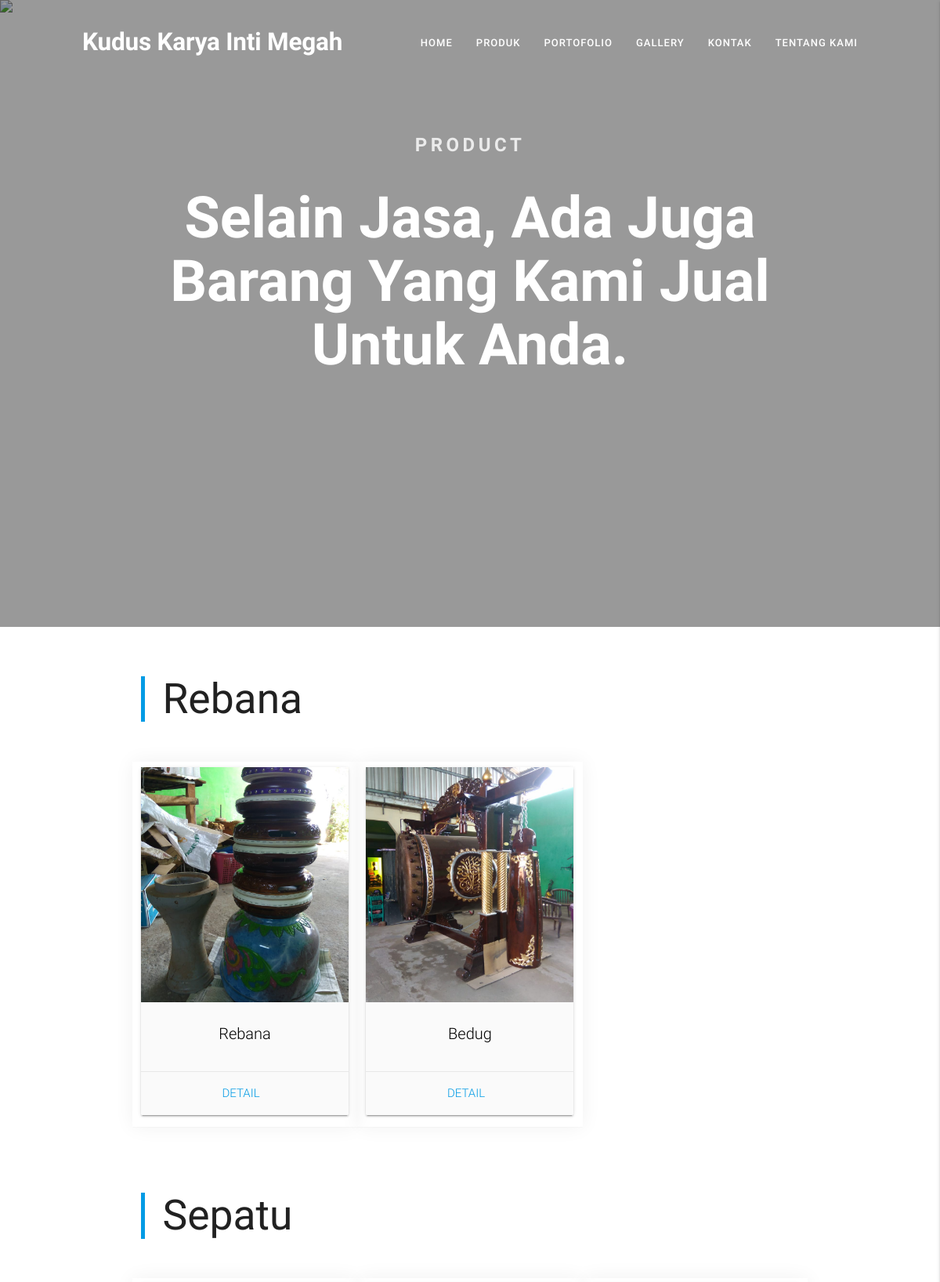
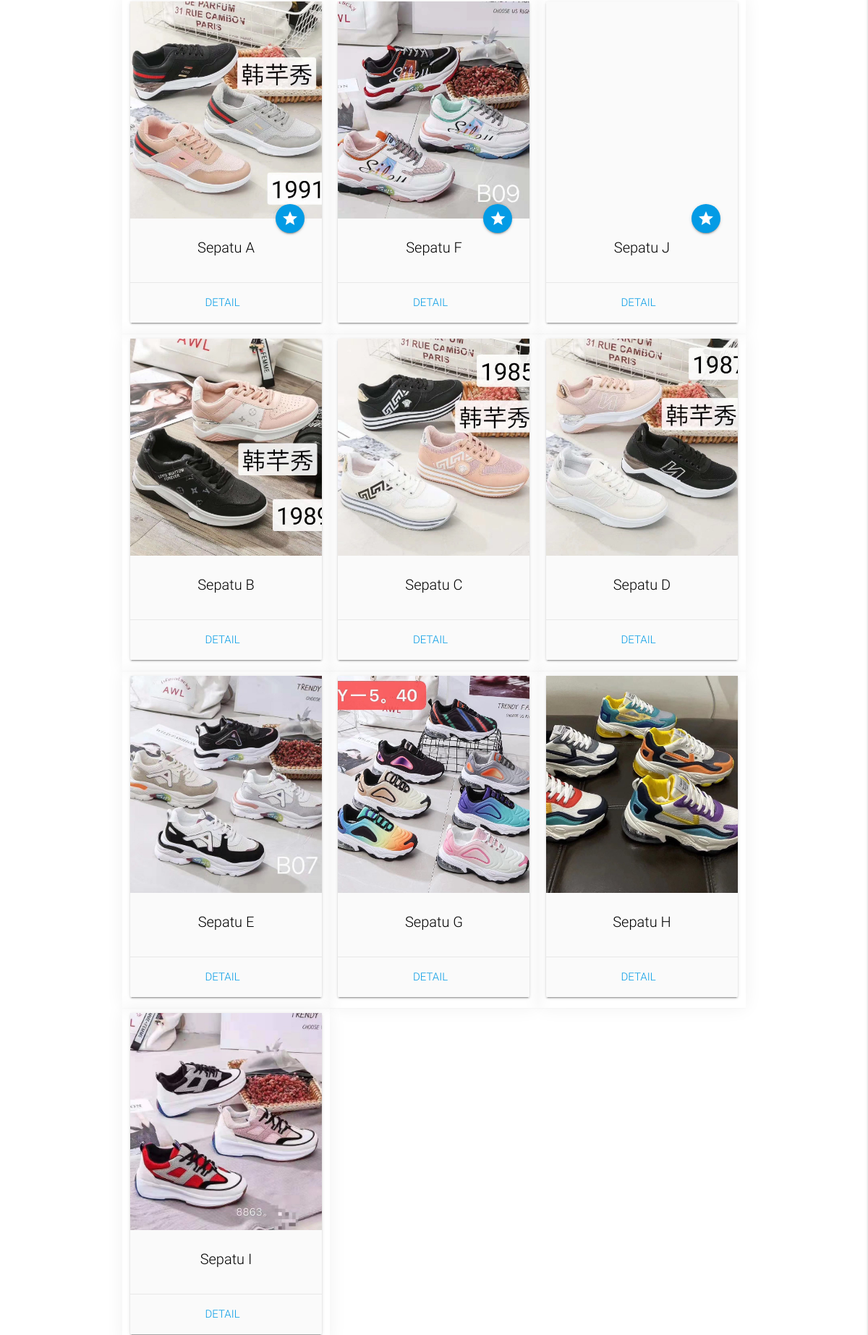
Screenshot of /index.php/user/produk (upper part) with the database file from the repository (2 pictures, top to bottom).
### tables this page shows
CREATE TABLE `rebana` (
  `Id` int(8) NOT NULL,
  `Nama_Barang` varchar(30) NOT NULL,
  `Keterangan` text NOT NULL,
  `Gambar_1` varchar(255) DEFAULT NULL,
  `Gambar_2` varchar(255) DEFAULT NULL,
  `Gambar_3` varchar(255) DEFAULT NULL,
  `Gambar_4` varchar(255) DEFAULT NULL,
  `Gambar_5` varchar(255) DEFAULT NULL,
  `Gambar_6` varchar(255) DEFAULT NULL,
  `Gambar_7` varchar(255) DEFAULT NULL
);

CREATE TABLE `sepatu` (
  `Id` int(4) NOT NULL,
  `Nama` varchar(50) NOT NULL,
  `Recommended` char(1) NOT NULL DEFAULT 'N',
  `Keterangan` text NOT NULL,
  `Gambar` varchar(255) NOT NULL
);

### application/controllers/User.php (called while the page is built, shortened)
<?php
	class User extends CI_Controller
	{
		public function __construct()
		{
			$this->load->model('Admin_Model');
			$this->load->helper('url');
			$this->load->helper('string');
			$this->load->library('form_validation');
			$this->load->library('session');
		}
		public function produk()
		{
			$data['rebana'] = $this->Admin_Model->getAllData(10);
			$data['sepatu'] = $this->Admin_Model->getAllData(9);
			$data['jam'] = $this->Admin_Model->getAllData(11);
			$this->load->view('templates/header1');
			$this->load->view('templates/navbar');
			$this->load->view('user/produk', $data);
			$this->load->view('templates/footer1');
		}
	}
?>

### index.php (called while the page is built, shortened)
<?php
require_once BASEPATH.'core/CodeIgniter.php';

### application/models/Admin_Model.php (called while the page is built, shortened)
<?php
	class Admin_Model extends CI_Model
	{
		public function getAllData($x,$y=" ")
		{
			switch($x)
			{
				case 9:
					$this->db->order_by('Recommended', 'DESC');
					return $this->db->get('sepatu')->result_array();
					break;
				case 10:
					return $this->db->get('rebana')->result_array();
					break;
				case 11:
					$this->db->order_by('Recommended', 'DESC');
					return $this->db->get('jam')->result_array();
					break;
			}
		}
	}
?>

### application/views/user/produk.php (the view, shortened to what this page needs)
      <div class="parallax-container" style="height:100vh;">
          <div class="parallax"><img src="../img/produk.jpeg"></div>
          <div class="banner-overlay">
              <div class="container center" style="padding-top:150px;">
                  <h3 data-aos="zoom-out-up" class="font-bold before-header-p">
                      Product
                  </h3>
                  <h3 data-aos="zoom-out-up" data-aos-delay="200" class="font-bold banner-header-p" style="margin-top: 40px;">
                      Selain jasa, ada juga barang yang kami jual untuk anda.
                  </h3>
              </div>
          </div>
      </div>
<div class="grid-kuburan" style="padding-top:3%;padding-bottom: 4%;" data-aos="fade-up">
    <div class="container">
      <div style="margin-bottom: 6%;" data-aos="zoom-out-up" data-aos-delay="200">
        <blockquote class="font-bold" style="border-left: 5px solid #039be5"><h2>Rebana</h2> </blockquote>
      </div>
      <div class="row" data-aos="zoom-out-up" data-aos-delay="400">
        <?php foreach($rebana as $reb) :?>
            <div class="col l4 m6 s6 z-depth-12">
                <div class="card hoverable grey lighten-5">
                  <div class="card-image fitur-mh">
                    <div class="card-photo" style="min-height: 300px; overflow: hidden; background-image: url(../img/produk/<?= $reb['Gambar_1']; ?>); background-size: cover;">
                    </div>
                  </div>
                  <div class="card-content">
                    <span class="card-title black-text center" style="font-size: 20px; height: 32px; overflow: hidden;"><?= $reb['Nama_Barang']?></span>
                  </div>
                  <div class="card-action center">
                    <a href="<?= base_url(); ?>user/lihatproduk/1/<?= $reb['Id']; ?>" class="light-blue-text text-darken-1 modal-trigger" style="margin: 0; margin-right: 10px;">Detail</a>
                  </div>
                </div>
            </div>
        <?php endforeach; ?>
      </div>
        <div style="margin-bottom: 6%; margin-top: 10%;" data-aos="zoom-out-up" data-aos-delay="200">
          <blockquote class="font-bold" style="border-left: 5px solid #039be5"><h2>Sepatu</h2> </blockquote>
        </div>
        <div class="row" data-aos="zoom-out-up" data-aos-delay="400">
          <?php foreach($sepatu as $sep) :?>
            <div class="col l4 m6 s6 z-depth-12">
                <div class="card hoverable grey lighten-5">
                  <div class="card-image fitur-mh">
                    <div class="card-photo" style="min-height: 300px; overflow: hidden; background-image: url(../img/produk/<?= $sep['Gambar']; ?>); background-size: cover;">
                    </div>
                    <?php if($sep['Recommended'] == "Y") { ?>
                      <a class="btn-floating halfway-fab waves-effect waves-light light-blue darken-1"><i class="material-icons">grade</i></a>
                    <?php } ?>
                  </div>
                  <div class="card-content">
                    <span class="card-title black-text center" style="font-size: 20px; height: 32px; overflow: hidden;"><?= $sep['Nama']; ?></span>
                  </div>
                  <div class="card-action center">
                    <a href="<?= base_url(); ?>user/lihatproduk/2/<?= $sep['Id']; ?>" class="light-blue-text text-darken-1 modal-trigger" style="margin: 0; margin-right: 10px;">Detail</a>
                  </div>
                </div>
            </div>
          <?php endforeach; ?>
        </div>
    </div>
</div>

### assets/css/style.css (style rules this page uses)
body { overflow-x: hidden; }
.font-bold { font-family: 'gilroy', 'roboto', sans-serif; font-weight: 600; }
.font-light { font-family: 'gilroy', 'roboto', sans-serif; font-weight: 300; }
.parallax-container { height: 650px; }
.card-photo { width: 100%; height: 225px; background-image: url(../img/pexels-photo-141815.jpeg); background-size: cover; background-position: center; transition: 0.3s all ease-in-out; -moz-transition: 0.3s all ease-in-out; -o-transition: 0.3s all ease-in-out; -webkit-transition: 0.3s all ease-in-out; }
.banner-overlay { width: 100%; height: 100%; position: absolute; background-color: rgba(0, 0, 0, 0.4); top: 0; left: 0; opacity: 1; transform: scale(1); transition: 0.3s all ease; -webkit-transition: 0.3s all ease; -moz-transition: 0.3s all ease; -o-transition: 0.3s all ease; }
.z-depth-12 { box-shadow: 0 0px 24px 0 rgba(0, 0, 0, 0.06), 0 1px 0px 0 rgba(0, 0, 0, 0.02); }
::placeholder { color: #9e9e9e; }
.before-header-p { font-size: 1.6rem; letter-spacing: .3rem; text-transform: uppercase; color: rgba(255, 255, 255, 0.8); }
.banner-header-p { font-size: 4.9rem; text-transform: capitalize; color: rgba(255, 255, 255, 1); animation-delay: 0.2s; }

### rows the page displays
rebana: Gambar_1 (picture), Nama_Barang "Rebana"
rebana: Gambar_1 (picture), Nama_Barang "Bedug"
sepatu: Gambar (picture), Recommended "Y" (drawn), Nama "Sepatu A"
sepatu: Gambar (picture), Recommended "Y" (drawn), Nama "Sepatu F"
sepatu: Recommended "Y" (drawn), Nama "Sepatu J"
sepatu: Gambar (picture), Nama "Sepatu B"
sepatu: Gambar (picture), Nama "Sepatu C"
sepatu: Gambar (picture), Nama "Sepatu D"
sepatu: Gambar (picture), Nama "Sepatu E"
sepatu: Gambar (picture), Nama "Sepatu G"
sepatu: Gambar (picture), Nama "Sepatu H"
sepatu: Gambar (picture), Nama "Sepatu I"
